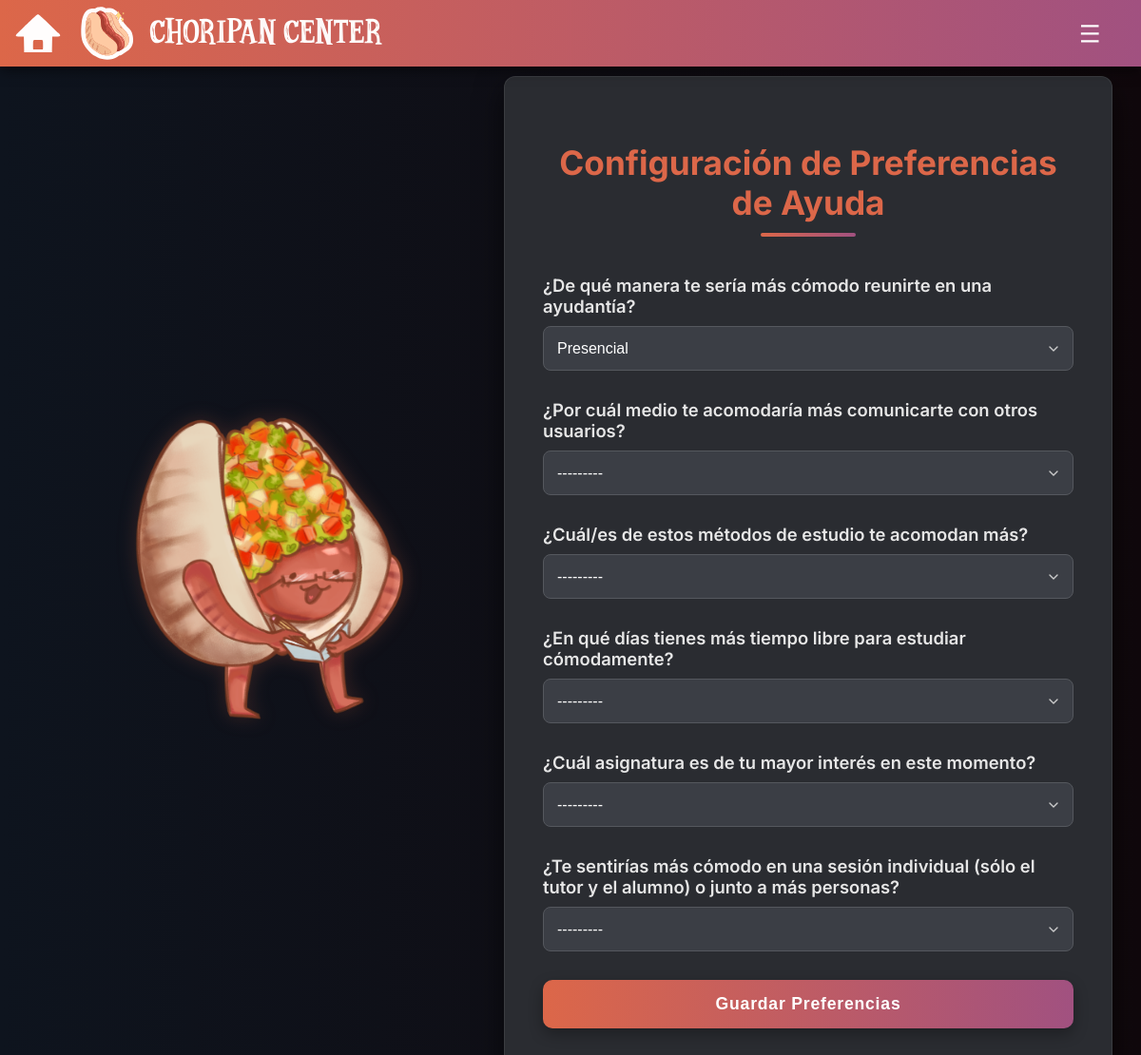
The page /Encuesta/ayudas (signed in) on the database its author committed.
### publicaciones/models.py (models this page shows)
class FiltrarPreferencias(models.Model):
      usuario = models.OneToOneField(User, on_delete=models.CASCADE)
      modalidad = models.CharField(max_length=10, choices=MODALIDAD_SESION, blank=True, null=True)
      Comunicacion = models.CharField(max_length=59, choices=TIPO_COMUNICACION, blank=True, null=True)
      metododeestudio = models.CharField(max_length=30, choices=METODO_DE_ESTUDIO, blank=True, null=True)
      dias = models.CharField(max_length=10, choices=PREF_DIA, blank=True, null=True)
      asignatura = models.CharField(max_length=20, choices=DEPARTAMENTOS, blank=True, null=True)
      tipoSesion = models.CharField(max_length=15, choices=TIPO_SESION,blank=True, null=True)

### publicaciones/views.py (the view)
# urls.py: path('Encuesta/ayudas', views.Encuestas, name='Encuesta_ayudas'),
@login_required
def Encuestas(request):
    Encuesta, _ = FiltrarPreferencias.objects.get_or_create(usuario=request.user)
    if request.method == 'POST':
        form = EncuestaAyudantia(request.POST, instance=Encuesta)
        if form.is_valid():
            form.save()
            return redirect('home')
    else:
        form = EncuestaAyudantia(instance=Encuesta)
    return render(request,'publicar/Encuesta_ayudantia.html',{'form': form})

### publicaciones/forms.py
class EncuestaAyudantia(forms.ModelForm):
    class Meta:
        model= FiltrarPreferencias
        fields =[
          'modalidad','Comunicacion','metododeestudio','dias','asignatura', 'tipoSesion',
        ]
        labels = {
            "modalidad":"¿De qué manera te sería más cómodo reunirte en una ayudantía?",
            "Comunicacion":"¿Por cuál medio te acomodaría más comunicarte con otros usuarios?",
            "metododeestudio":"¿Cuál/es de estos métodos de estudio te acomodan más?",
            "dias":"¿En qué días tienes más tiempo libre para estudiar cómodamente?",
            "asignatura":"¿Cuál asignatura es de tu mayor interés en este momento?",
            "tipoSesion": "¿Te sentirías más cómodo en una sesión individual (sólo el tutor y el alumno) o junto a más personas?",
        }
        widgets ={
        "modalidad": forms.Select(attrs={'class':'#'}),
        "Comunicacion": forms.Select(attrs={'class':'#'}),
        "metododeestudio": forms.Select(attrs={'class':'#'}),
        "dias": forms.Select(attrs={'class':'#'}),
        "asignatura": forms.Select(attrs={'class':'#'}),
        'tipoSesion': forms.Select(attrs={'class':'#'}),
        }

### publicaciones/templates/publicar/Encuesta_ayudantia.html (shortened to what this page needs)
{% load static %}
<!DOCTYPE html>
<html lang="es">
<head>
    <link rel="stylesheet" href="{% static 'publicar/style_encuesta_ayuda.css' %}">
</head>
<body>
    <header class="navbar">
        <div class="logo-grupo-izquierdo">
            <a href="{% url 'home' %}" class="config-boton logo-casita">
                <img src="{% static 'images/logo-casita (2).svg' %}">
            </a>
            <img src="{% static 'images/logo-choripan.svg' %}">
        </div>
        <div class="Nav-Boton">
            <button class="config-boton menu-button" onclick="abrirmenu()">
                <img src="{% static 'images/logo-menu.svg' %}">
            </button>
        </div>
    </header>
    <div class="main-content-wrapper">
        <div class="mascota-wrapper">
            <img src="{% static 'images/logo-ChoripanEncuestador.png' %}" alt="Mascota Encuestadora" class="mascota-encuesta-lateral">
        </div>
        <div class="form-container">
            <form method="post">
                <h2>Configuración de Preferencias de Ayuda</h2>
                {{ form.as_p }}
                <button type="submit">Guardar Preferencias</button>
            </form>
        </div>
    </div>
</body>
</html>

### publicaciones/static/publicar/style_encuesta_ayuda.css (style rules this page uses)
body { margin: 0; font-family: 'Inter', sans-serif; background: linear-gradient(90deg, #0e141e, #10080C); color: white; overflow-x: hidden; }
.navbar { background: linear-gradient(90deg, #DC6749, #A15180); box-shadow: 0 4px 12px rgba(0,0,0,0.5); display: flex; justify-content: space-between; align-items: center; padding:0px 15px; height: 70px; position: fixed; top: 0; left: 0; width: 100%; box-sizing: border-box; z-index: 1000; }
.Nav-Boton { display: flex; height: 100%; }
.logo-casita { background-color:none; height: 100%; margin-left: 0%; width: auto; padding: 0; display: flex; align-items: center; }
.logo-casita img { height: 50px; width: 50px; display: block; }
.logo-grupo-izquierdo { display: flex; align-items: center; gap: 15px; height: 100%; }
.logo-grupo-izquierdo img:nth-child(2) { height: 60px; width: auto; }
.config-boton { background: none; border: none; font-size: 14px; padding: 0; cursor: pointer; display: flex; align-items: center; justify-content: center; text-decoration: none; height: auto; color: white; }
.config-boton img { height: 55%; }
.menu-button { padding: 0 20px; margin-right: 2%; border-radius: 8px; }
.main-content-wrapper { padding-top: 50px; display: flex; justify-content: flex-start; align-items: center; min-height: calc(100vh - 70px); padding-bottom: 0px; margin-left: 100px; }
.mascota-wrapper { display: none; padding-right: 0px; }
.mascota-encuesta-lateral { width: 400px; height: auto; filter: drop-shadow(0 0 10px rgba(220, 103, 73, 0.2)); animation: bounce 3s infinite ease-in-out; }
@media (min-width: 1024px) { .mascota-wrapper { display: block; } }
@media (min-width: 1024px) { .form-container { max-width: 650px; } }
.form-container { max-width: 800px; margin: 30px; padding: 40px; background-color: #2a2c31; border-radius: 12px; box-shadow: 0 12px 30px rgba(0, 0, 0, 0.6); border: 1px solid rgba(255, 255, 255, 0.08); z-index: 100; }
.form-container h2 { font-size: 2.2rem; font-weight: 700; margin-bottom: 40px; text-align: center; color: #DC6749; position: relative; padding-bottom: 15px; }
.form-container h2::after { content: ''; position: absolute; bottom: 0; left: 50%; transform: translateX(-50%); width: 100px; height: 4px; background: linear-gradient(90deg, #DC6749, #A15180); border-radius: 2px; }
.form-container form p { text-align: left; margin-bottom: 30px; }
.form-container form p label { display: block; margin-bottom: 10px; font-weight: 600; color: #E6E6E6; font-size: 1.15em; }
.form-container input[type="text"], .form-container select { width: 100%; padding: 14px; border-radius: 8px; border: 1px solid #55585E; background-color: #3B3E45; color: white; font-size: 1em; box-sizing: border-box; transition: all 0.3s ease; appearance: none; -webkit-appearance: none; background-repeat: no-repeat; background-position: right 12px center; padding-right: 40px; }
.form-container button[type="submit"] { background: linear-gradient(90deg, #DC6749, #A15180); border: none; color: white; padding: 15px 30px; border-radius: 10px; cursor: pointer; font-size: 1.1em; font-weight: 700; letter-spacing: 0.8px; transition: all 0.3s ease; margin-top: 30px; display: block; width: 100%; box-shadow: 0 6px 15px rgba(0, 0, 0, 0.3); }

### rows shown on the page
FiltrarPreferencias: modalidad "Presencial", Comunicacion "---------", metododeestudio "---------", dias "---------", asignatura "---------", tipoSesion "---------"
